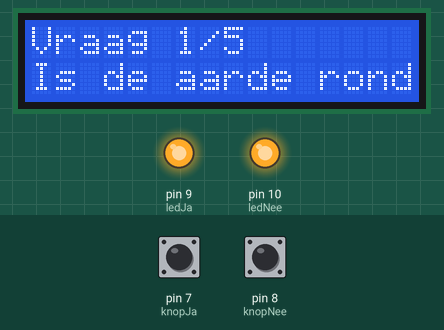
This sketch was run on a simulated Arduino Uno, built with avr-gcc and run on an emulated ATmega328P. On the bench: 16×2 character LCD, output pins drawn as LEDs (lit = HIGH). Inputs (shaded band) come from the test bench; at power-on: pin 7 (knopJa) HIGH, pin 8 (knopNee) HIGH.

Above: at 3.7 s.
3.8 s: pin 7 (knopJa) pulled LOW for 0.15 s
At 5.5 s:
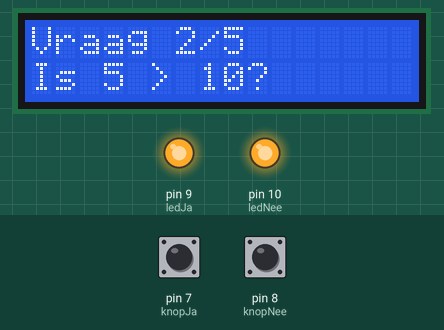
5.8 s: pin 8 (knopNee) pulled LOW for 0.15 s
At 7.2 s:
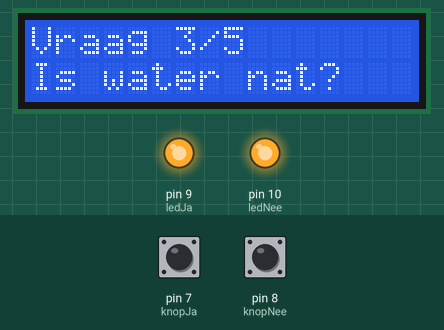
7.8 s: pin 7 (knopJa) pulled LOW for 1 s
At 8.7 s:
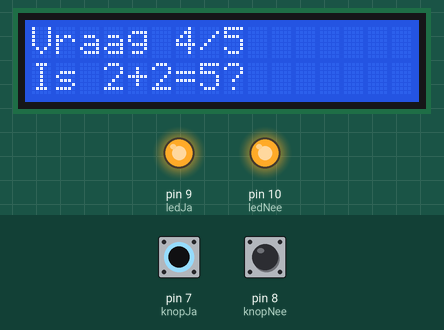
10.3 s: pin 8 (knopNee) pulled LOW for 1 s
At 11.8 s:
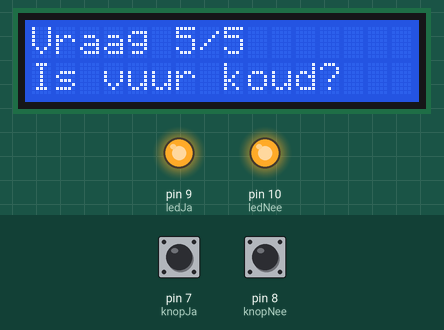
12.8 s: pin 7 (knopJa) pulled LOW for 0.15 s
At 13.7 s:
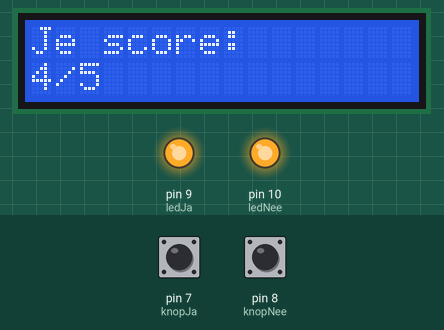
14.8 s: pin 7 (knopJa) pulled LOW for 3.2 s
At 15.9 s:
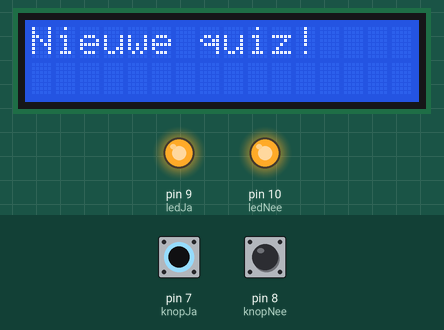
Timing chart, 0 to 17.8 s (numbered marks = the images above; inputs shaded):
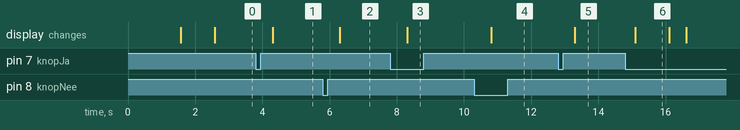

Measured:
- after the input at 3.8 s, the display: changes after 0.51 s (image 1)
- after the input at 5.8 s, the display: changes after 0.51 s (image 2)
- after the input at 7.8 s, the display: changes after 0.50 s (image 3)
- after the input at 10.3 s, the display: changes after 0.51 s (image 4)
- after the input at 12.8 s, the display: changes after 0.50 s (image 5)
- after the input at 14.8 s, the display: changes after 0.30 s (image 6)
- what the display in image 6 shows lasts 1.0 s, from 15.1 s to 16.1 s

The sketch:

project-7code.ino
```cpp
#include <LiquidCrystal.h>

// LCD‑scherm: RS, E, D4, D5, D6, D7
LiquidCrystal lcd(12, 11, 5, 4, 3, 2);

// Knoppen voor JA/NEE
const int knopJa  = 7;
const int knopNee = 8;

// LEDs voor feedback
const int ledJa   = 9;
const int ledNee  = 10;

// Vragen en antwoorden
const int aantalVragen = 5;
String vragen[aantalVragen] = {
  "Is de aarde rond?",
  "Is 5 > 10?",
  "Is water nat?",
  "Is 2+2=5?",
  "Is vuur koud?"
};

// true = JA is juist, false = NEE is juist
bool juisteAntwoord[aantalVragen] = {
  true,
  false,
  true,
  false,
  false
};

int huidigeVraag = 0;   // Index van de huidige vraag
int score = 0;          // Aantal goede antwoorden

void setup() {
  // Knoppen met interne pull‑up
  pinMode(knopJa, INPUT_PULLUP);
  pinMode(knopNee, INPUT_PULLUP);

  // LEDs als uitgang
  pinMode(ledJa, OUTPUT);
  pinMode(ledNee, OUTPUT);

  // Beide LEDs aan als startindicatie
  digitalWrite(ledJa, HIGH);
  digitalWrite(ledNee, HIGH);

  // LCD initialiseren
  lcd.begin(16, 2);
  lcd.clear();
  lcd.print("Arduino Quiz");
  delay(1500);

  startQuiz();
}

void loop() {
  // Als alle vragen zijn geweest: wacht op nieuwe start
  if (huidigeVraag >= aantalVragen) {
    if (digitalRead(knopJa) == LOW || digitalRead(knopNee) == LOW) {
      delay(300);
      startQuiz();
    }
    return;
  }

  // Normale quizbediening
  if (digitalRead(knopJa) == LOW) {
    verwerkAntwoord(true);
  } else if (digitalRead(knopNee) == LOW) {
    verwerkAntwoord(false);
  }
}

void startQuiz() {
  // Reset quizvariabelen
  huidigeVraag = 0;
  score = 0;

  lcd.clear();
  lcd.print("Nieuwe quiz!");
  delay(1000);

  toonVraag();
}

void toonVraag() {
  lcd.clear();

  // Bovenste regel: vraagnummer
  lcd.setCursor(0, 0);
  lcd.print("Vraag ");
  lcd.print(huidigeVraag + 1);
  lcd.print("/5");

  // Onderste regel: vraagtekst
  lcd.setCursor(0, 1);
  lcd.print(vragen[huidigeVraag]);
}

void verwerkAntwoord(bool antwoordJa) {
  // Controleer of het antwoord klopt
  bool goed = (antwoordJa == juisteAntwoord[huidigeVraag]);

  if (goed) {
    score++;
  }

  delay(500);

  // Ga naar volgende vraag
  huidigeVraag++;

  if (huidigeVraag < aantalVragen) {
    toonVraag();
  } else {
    toonScore();
  }

  // Wachten tot knop wordt losgelaten
  while (digitalRead(knopJa) == LOW || digitalRead(knopNee) == LOW) {}
}

void toonScore() {
  lcd.clear();
  lcd.setCursor(0, 0);
  lcd.print("Je score:");

  lcd.setCursor(0, 1);
  lcd.print(score);
  lcd.print("/");
  lcd.print(aantalVragen);
}
```
